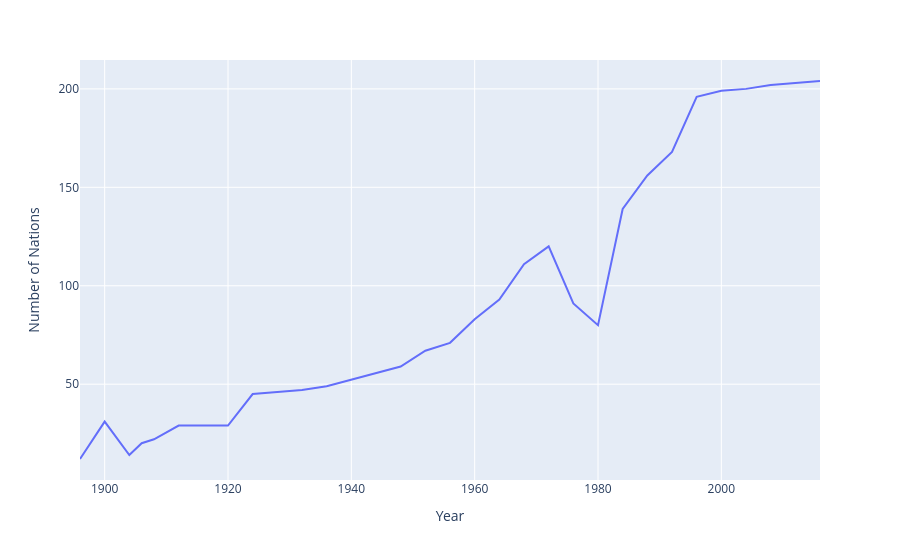

The cell this chart's notebook holds for it:
### Code cell
fig = px.line(nations_over_time, x="Year", y="count")
fig.update_layout(
    yaxis_title="Number of Nations",
    xaxis_title="Year"
)

### Figure 1 — Plotly figure (JSON) as saved in the notebook; plotly's stock layout.template omitted (floating-point values rounded to 4 significant figures)
{"data": [{"hovertemplate": "Year=%{x}<br>count=%{y}<extra></extra>", "legendgroup": "", "line": {"color": "#636efa", "dash": "solid"}, "marker": {"symbol": "circle"}, "mode": "lines", "name": "", "orientation": "v", "showlegend": false, "type": "scatter", "x": [1896, 1900, 1904, 1906, 1908, 1912, 1920, 1924, 1928, 1932, 1936, 1948, 1952, 1956, 1960, 1964, 1968, 1972, 1976, 1980, 1984, 1988, 1992, 1996, 2000, 2004, 2008, 2012, 2016], "xaxis": "x", "y": [12, 31, 14, 20, 22, 29, 29, 45, 46, 47, 49, 59, 67, 71, 83, 93, 111, 120, 91, 80, 139, 156, 168, 196, 199, 200, 202, 203, 204], "yaxis": "y"}], "layout": {"legend": {"tracegroupgap": 0}, "margin": {"t": 60}, "xaxis": {"anchor": "y", "domain": [0, 1], "title": {"text": "Year"}}, "yaxis": {"anchor": "x", "domain": [0, 1], "title": {"text": "Number of Nations"}}}}
